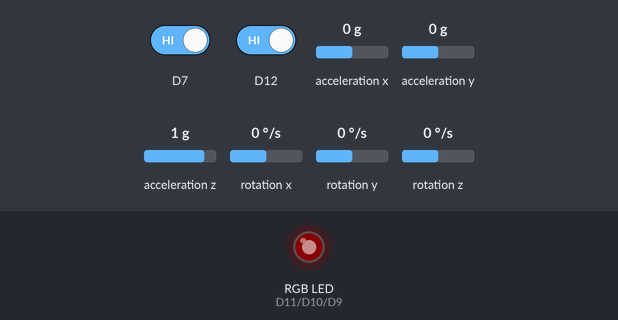
Recording of a sketch running on a simulated Arduino Nano 33 IoT. On the bench: an RGB LED mixed from three pins (HIGH = lit). The inputs (shaded band) are chosen by the test bench; at power-on: D7 HIGH, D12 HIGH, acceleration x 0 g, acceleration y 0 g, acceleration z 1 g, rotation x 0 °/s, rotation y 0 °/s, rotation z 0 °/s. Dim RGB values are drawn brighter than linear; nothing arrives over Bluetooth unless stated; a phone connects over Bluetooth LE 3 s after start; what the sketch prints to the serial monitor is not drawn.

Above: at 19.0 s.
19.1 s: D7 driven LOW and D12 driven LOW
At 19.4 s:
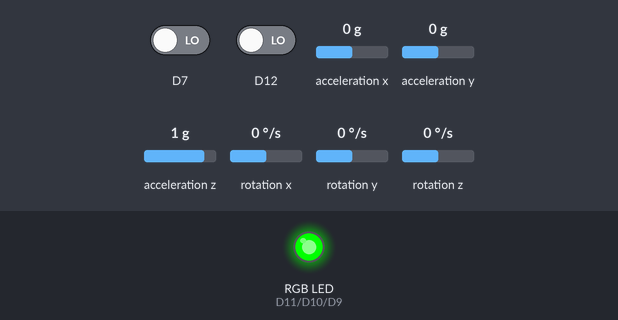
20.6 s: D7 driven HIGH
At 21.5 s:
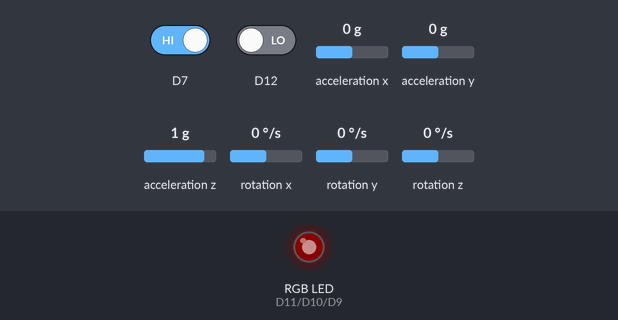
Timing chart, 0 to 23.6 s (numbered marks = the images above; inputs shaded):
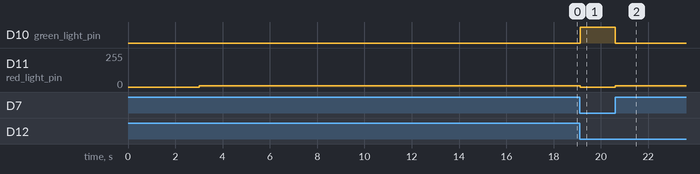

Measured:
- after the input at 19.1 s, D10 (green_light_pin): LOW → HIGH at once; D11 (red_light_pin): 10/255 → 0/255 at once
- after the input at 20.6 s, D10 (green_light_pin): HIGH → LOW at once; D11 (red_light_pin): 0/255 → 10/255 at once

The sketch:

PERIPHERAL.ino
```cpp
/*
  -----------------------------------------------------------------------------------------------
 | BLE_IMU_PERIPHERAL - Wireless IMU Communication with central device
 |
 | Arduino Boards Tested: Nano 33 BLE Sense as a peripheral & Nano 33 BLE as central.
 | Code not tested for multiple peripherals

 | This sketch works alongside the BLE_IMU_CENTRAL sketch to communicate with an Arduino Nano 33 BLE.
 | This sketch can also be used with a generic BLE central app, like LightBlue (iOS and Android) or
 | nRF Connect (Android), to interact with the services and characteristics created in this sketch.

 | This example code is adapted from the ArduinoBLE library, available in the public domain.
 | Authors: Aaron Yurkewich & Pilar Zhang Qiu
 | Latest Update: 25/02/2021
  -----------------------------------------------------------------------------------------------
*/

#include <ArduinoBLE.h>
//#include <Arduino_LSM9DS1.h>
#include <CapacitiveSensor.h>
#include <LiquidCrystal.h>
#include <Arduino_LSM6DS3.h> // Uncomment this if your peripheral is the Nano 33 IoT

// ------------------------------------------ BLE UUIDs ------------------------------------------
#define BLE_UUID_PERIPHERAL               "19B10004-E8F2-537E-4F6C-D104768A1214" //please chnage to a unique value that matches BLE_IMU_CENTRAL
#define BLE_UUID_CHARACT_LED              "19B10005-E8F2-537E-4F6C-E104768A1214" //please chnage to a unique value that matches BLE_IMU_CENTRAL
#define BLE_UUID_CHARACT_ACCX             "29B10004-E8F2-537E-4F6C-a204768A1215" //please chnage to a unique value that matches BLE_IMU_CENTRAL
#define BLE_UUID_CHARACT_ACCY             "39B10004-E8F2-537E-4F6C-a204768A1215" //please chnage to a unique value that matches BLE_IMU_CENTRAL
#define BLE_UUID_CHARACT_ACCZ             "49B10004-E8F2-537E-4F6C-a204768A1215" //please chnage to a unique value that matches BLE_IMU_CENTRAL

#define BLE_UUID_CHARACT_GYROX             "59B10004-E8F2-537E-4F6C-a204768A1215"  //please change to a unique value that matches BLE_IMU_PERIPHERAL
#define BLE_UUID_CHARACT_GYROY             "69B10004-E8F2-537E-4F6C-a204768A1215"  //please change to a unique value that matches BLE_IMU_PERIPHERAL
#define BLE_UUID_CHARACT_GYROZ             "79B10004-E8F2-537E-4F6C-a204768A1215"  //please change to a unique value that matches BLE_IMU_PERIPHERAL

BLEService LED_IMU_Service(BLE_UUID_PERIPHERAL); // BLE LED Service

// BLE LED Switch Characteristic - custom 128-bit UUID, read and writable by central
BLEByteCharacteristic switchCharacteristic(BLE_UUID_CHARACT_LED, BLERead | BLEWrite);
BLEFloatCharacteristic accXCharacteristic(BLE_UUID_CHARACT_ACCX, BLERead | BLENotify | BLEWrite);
BLEFloatCharacteristic accYCharacteristic(BLE_UUID_CHARACT_ACCY, BLERead | BLENotify | BLEWrite);
BLEFloatCharacteristic accZCharacteristic(BLE_UUID_CHARACT_ACCZ, BLERead | BLENotify | BLEWrite);

BLEFloatCharacteristic gyroXCharacteristic(BLE_UUID_CHARACT_GYROX, BLERead | BLENotify | BLEWrite);
BLEFloatCharacteristic gyroYCharacteristic(BLE_UUID_CHARACT_GYROY, BLERead | BLENotify | BLEWrite);
BLEFloatCharacteristic gyroZCharacteristic(BLE_UUID_CHARACT_GYROZ, BLERead | BLENotify | BLEWrite);

const int ledPin = LED_BUILTIN; // pin to use for the LED
float xAcc, yAcc, zAcc;
float xGyro, yGyro, zGyro;
float xGyro_cal, yGyro_cal, zGyro_cal;

//CapSense
CapacitiveSensor cs_13_12 = CapacitiveSensor(13, 12);
CapacitiveSensor cs_8_7 = CapacitiveSensor(8, 7);

////LED
int red_light_pin= 11;
int green_light_pin = 10;
int blue_light_pin = 9;

// ------------------------------------------ VOID SETUP ------------------------------------------
void setup() {
//  //CapSense
  cs_13_12.set_CS_AutocaL_Millis(0xFFFFFFFF); // turn off autocalibrate on channel 1 - just as an example Serial.begin(9600);
  cs_8_7.set_CS_AutocaL_Millis(0xFFFFFFFF);
  Serial.begin(9600);
  //while (!Serial); //uncomment to view the IMU data in the peripheral serial monitor

  // begin IMU initialization
  if (!IMU.begin()) {
    Serial.println("Failed to initialize IMU!");
    while (1);
  }

//  //LED
  pinMode(red_light_pin, OUTPUT);
  pinMode(green_light_pin, OUTPUT);
  pinMode(blue_light_pin, OUTPUT);
//  //LCD screen
//  //lcd.begin(16,2); //size of screen
//  // set LED pin to output mode
  pinMode(ledPin, OUTPUT);

  // begin BLE initialization
  if (!BLE.begin()) {
    Serial.println("starting BLE failed!");
    while (1);
  }

  // set advertised local name and service UUID:
  BLE.setLocalName("BLE_IMU");
  BLE.setAdvertisedService(LED_IMU_Service);

  // add the characteristic to the service
  LED_IMU_Service.addCharacteristic(switchCharacteristic);
  LED_IMU_Service.addCharacteristic(accXCharacteristic);
  LED_IMU_Service.addCharacteristic(accYCharacteristic);
  LED_IMU_Service.addCharacteristic(accZCharacteristic);

  LED_IMU_Service.addCharacteristic(switchCharacteristic);
  LED_IMU_Service.addCharacteristic(gyroXCharacteristic);
  LED_IMU_Service.addCharacteristic(gyroYCharacteristic);
  LED_IMU_Service.addCharacteristic(gyroZCharacteristic);

  // add service
  BLE.addService(LED_IMU_Service);

  // set the initial value for the characeristic:
  switchCharacteristic.writeValue(0);


  // start advertising
  BLE.advertise();

  Serial.println("BLE LED Peripheral");
}

// ------------------------------------------ VOID LOOP ------------------------------------------
void loop() {
  // listen for BLE peripherals to connect:
  BLEDevice central = BLE.central();


  // if a central is connected to peripheral:
  if (central) {
    Serial.print("Connected to central: ");
    // print the central's MAC address:
    Serial.println(central.address());

    // while the central is still connected to peripheral:
    while (central.connected()) {
      // if the remote device wrote to the characteristic,
      // use the value to control the LED:
      if (switchCharacteristic.written()) {
        if (switchCharacteristic.value()) {   // any value other than 0
          Serial.println("LED on");
          digitalWrite(ledPin, HIGH);         // will turn the LED on
        } else {                              // a 0 value
          Serial.println(F("LED off"));
          digitalWrite(ledPin, LOW);          // will turn the LED off
        }
      }

  long start = millis();
  long csValue1 = cs_13_12.capacitiveSensor(30);
  long csValue2 = cs_8_7.capacitiveSensor(30);

        if (IMU.accelerationAvailable() &&
              IMU.gyroscopeAvailable()) {

          // read accelerometer &and gyrometer:
          IMU.readAcceleration(xAcc, yAcc, zAcc);
          IMU.readGyroscope(xGyro, yGyro, zGyro);

          // calibration of gyroscope
          xGyro_cal = xGyro - 2.01;
          yGyro_cal = yGyro + 3.23;
          zGyro_cal = zGyro + 2.44;

  Serial.print("\t"); // tab character for debug window spacing

  if (csValue1>500 && csValue2>500){             //cant yet differentiate 2 touches from 1
    Serial.print("Touched ");
    RGB_colour(0, 255, 0); // Green

        accXCharacteristic.writeValue(xAcc);
        accYCharacteristic.writeValue(yAcc);
        accZCharacteristic.writeValue(zAcc);

        gyroXCharacteristic.writeValue(xGyro_cal);
        gyroYCharacteristic.writeValue(yGyro_cal);
        gyroZCharacteristic.writeValue(zGyro_cal);

        Serial.print(xAcc);
        Serial.print('\t');
        Serial.print(yAcc);
        Serial.print('\t');
        Serial.print(zAcc);
        Serial.println('\t');

        Serial.print(xGyro_cal);
        Serial.print('\t');
        Serial.print(yGyro_cal);
        Serial.print('\t');
        Serial.print(zGyro_cal);
        Serial.println('\t');

          }
    else {

        accXCharacteristic.writeValue(0);
        accYCharacteristic.writeValue(0);
        accZCharacteristic.writeValue(0);

        gyroXCharacteristic.writeValue(10000);
        gyroYCharacteristic.writeValue(10000);
        gyroZCharacteristic.writeValue(10000);

      Serial.print(csValue1); // print sensor output 1
      Serial.print(csValue2);
      RGB_colour(10,0,0); // dark green
      }
  delay(10); // arbitrary delay to limit data to serial port
  }
      }

    }

      // when the central disconnects, print it out:
      Serial.print(F("Disconnected from central: "));
      Serial.println(central.address());
    }

void RGB_colour(int red_light_value, int green_light_value, int blue_light_value)
 {
  analogWrite(red_light_pin, red_light_value);
  analogWrite(green_light_pin, green_light_value);
  analogWrite(blue_light_pin, blue_light_value);
 }
```
